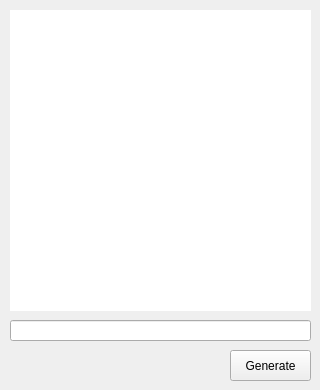
<?xml version="1.0" encoding="UTF-8"?>
<ui version="4.0">
 <class>Form</class>
 <widget class="QWidget" name="Form">
  <property name="geometry">
   <rect>
    <x>0</x>
    <y>0</y>
    <width>320</width>
    <height>390</height>
   </rect>
  </property>
  <property name="sizePolicy">
   <sizepolicy hsizetype="Fixed" vsizetype="Fixed">
    <horstretch>0</horstretch>
    <verstretch>0</verstretch>
   </sizepolicy>
  </property>
  <property name="minimumSize">
   <size>
    <width>320</width>
    <height>390</height>
   </size>
  </property>
  <property name="maximumSize">
   <size>
    <width>320</width>
    <height>390</height>
   </size>
  </property>
  <property name="windowTitle">
   <string>QRCODE App</string>
  </property>
  <widget class="QLabel" name="lblQrCode">
   <property name="geometry">
    <rect>
     <x>10</x>
     <y>10</y>
     <width>301</width>
     <height>301</height>
    </rect>
   </property>
   <property name="styleSheet">
    <string notr="true">background-color: rgb(255,255,255);</string>
   </property>
   <property name="text">
    <string/>
   </property>
  </widget>
  <widget class="QLineEdit" name="txtQrData">
   <property name="geometry">
    <rect>
     <x>10</x>
     <y>320</y>
     <width>301</width>
     <height>21</height>
    </rect>
   </property>
  </widget>
  <widget class="QPushButton" name="btnQrGen">
   <property name="geometry">
    <rect>
     <x>230</x>
     <y>350</y>
     <width>81</width>
     <height>31</height>
    </rect>
   </property>
   <property name="text">
    <string>Generate</string>
   </property>
  </widget>
 </widget>
 <resources/>
 <connections/>
</ui>
